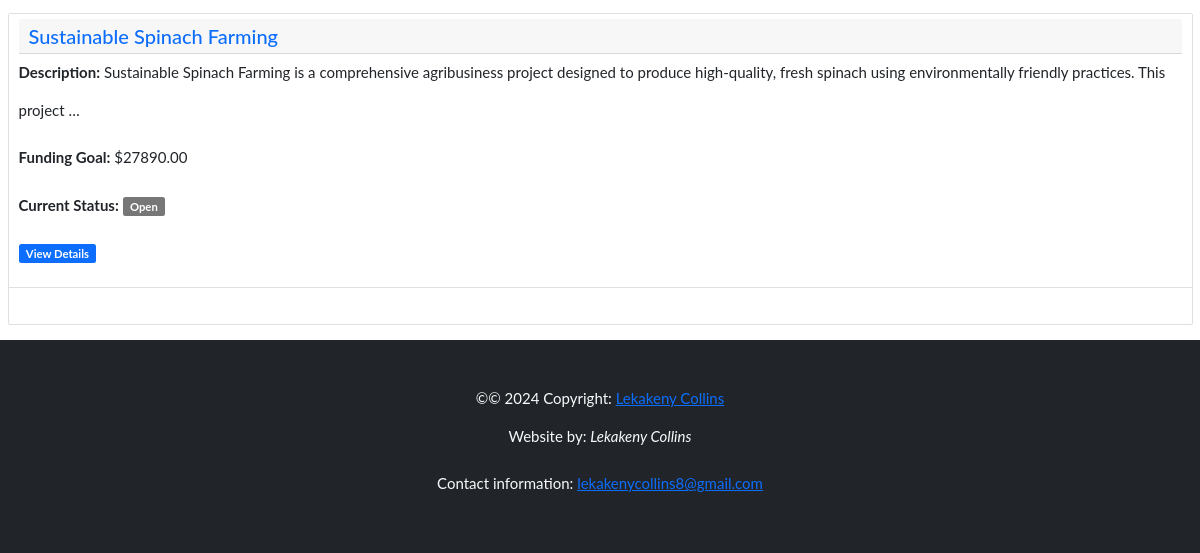
The app's page /projects/ (lower part), older data.
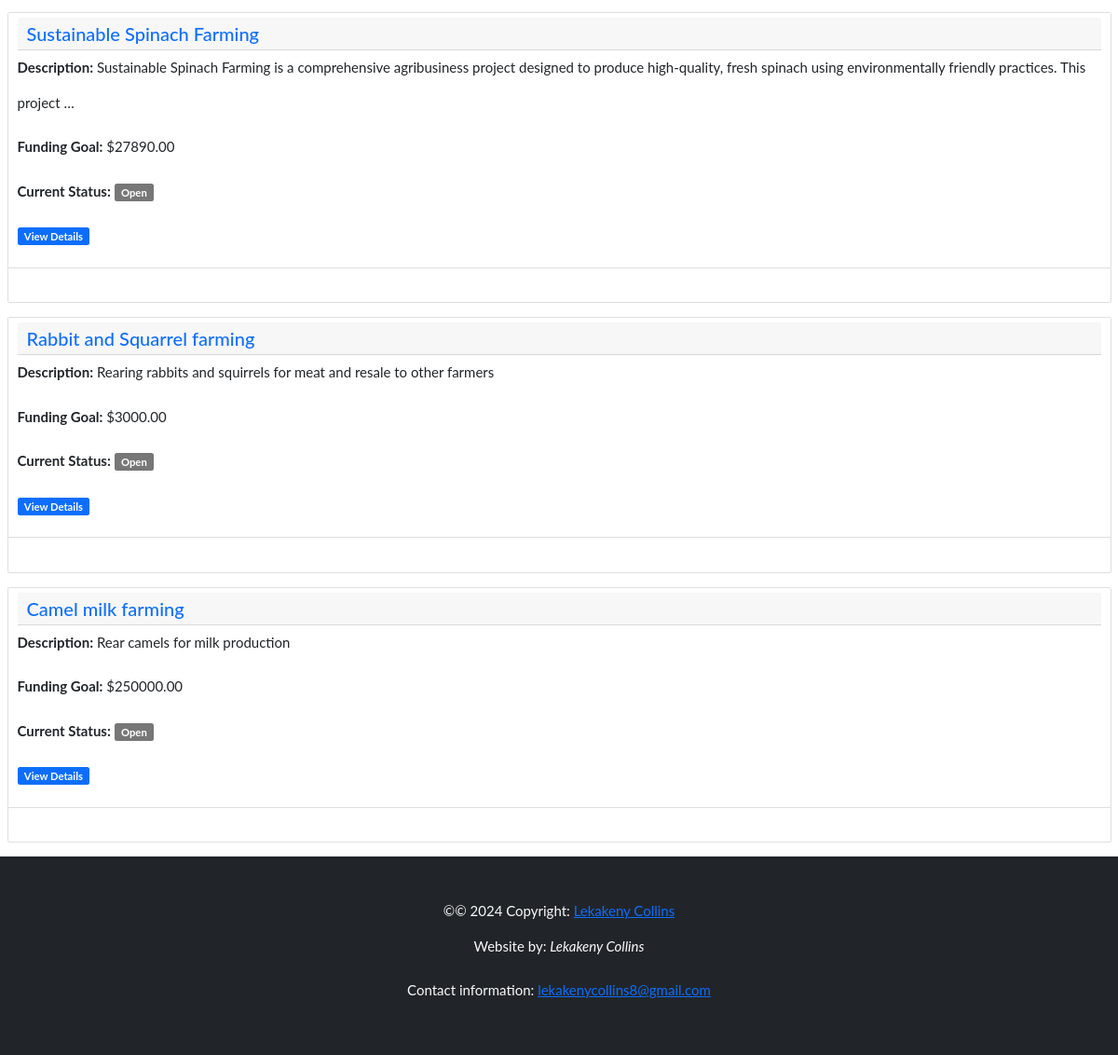
The same page, newer data.
### agri_project/models.py (models this page shows, shortened)
class BaseModel(models.Model):
    created_at = models.DateTimeField(auto_now_add=True)
    updated_at = models.DateTimeField(auto_now=True)
    class Meta:
        abstract = True

class Project(BaseModel):
    name = models.CharField(max_length=50, help_text="The name of agribusiness project")
    description = models.TextField(help_text="project description")
    funding_goal = models.DecimalField(max_digits=10, decimal_places=2,
            help_text="funding needed")
    current_status = models.CharField(max_length=50, default='Open',
            help_text="Open, Closed, Onhold")
    farmer_name = models.CharField(max_length=100, help_text="Your names")
    farmer_email = models.EmailField(help_text="Farmer's Email")

### agri_project/views.py (the view)
# urls.py: path('projects/', views.project_listing, name='project_listing'),
def project_listing(request):
    projects = Project.objects.all()
    context = {"projects": projects}
    return render(request, "agri_project/project_listings.html", context)

### agri_project/templates/agri_project/project_listings.html (shortened to what this page needs)
{% extends 'agri_project/base.html' %}
{% block content %}
<section class="container-fluid ms-auto"><br>
        {% for project in projects %}
        <div class="card mt-4 mt-lg-0 mb-4">
            <article>
                <ul class="list-group list-group-flush">
                    <li class="list-group-item justify-content-between align-items-start">
                    	<div class="card-header d-lg-flex">
                        	<h2 class="text-primary mb-0">{{ project.name }}</h2>
                    	</div>
                    	<p><strong>Description:</strong> {{ project.description|truncatewords:20 }}</p>
                    	<p><strong>Funding Goal:</strong> ${{ project.funding_goal }}</p>
                    	<p><strong>Current Status:</strong> <span class="badge bg-info-soft">{{ project.current_status }}</span></p>
                    	<p><a href="/projects/{{ project.id }}/"><span class="badge bg-primary">View Details</span></a></p>
                    <li>
                </ul>
            </article>
        </div>
        {% empty %}
            <p>No projects available at the moment. <a href="/projects/create/"><span class="badge bg-primary">Create a new project</span></a>.</p>
        {% endfor %}
</section>
{% endblock %}

Row changes from the older to the newer data that the page shows:
added Project: name "Rabbit and Squarrel farming", description "Rearing rabbits and squirrels for meat and resale to other farmers", funding_goal "3000.00", current_status "Open"
added Project: name "Camel milk farming", description "Rear camels for milk production", funding_goal "250000.00", current_status "Open"
